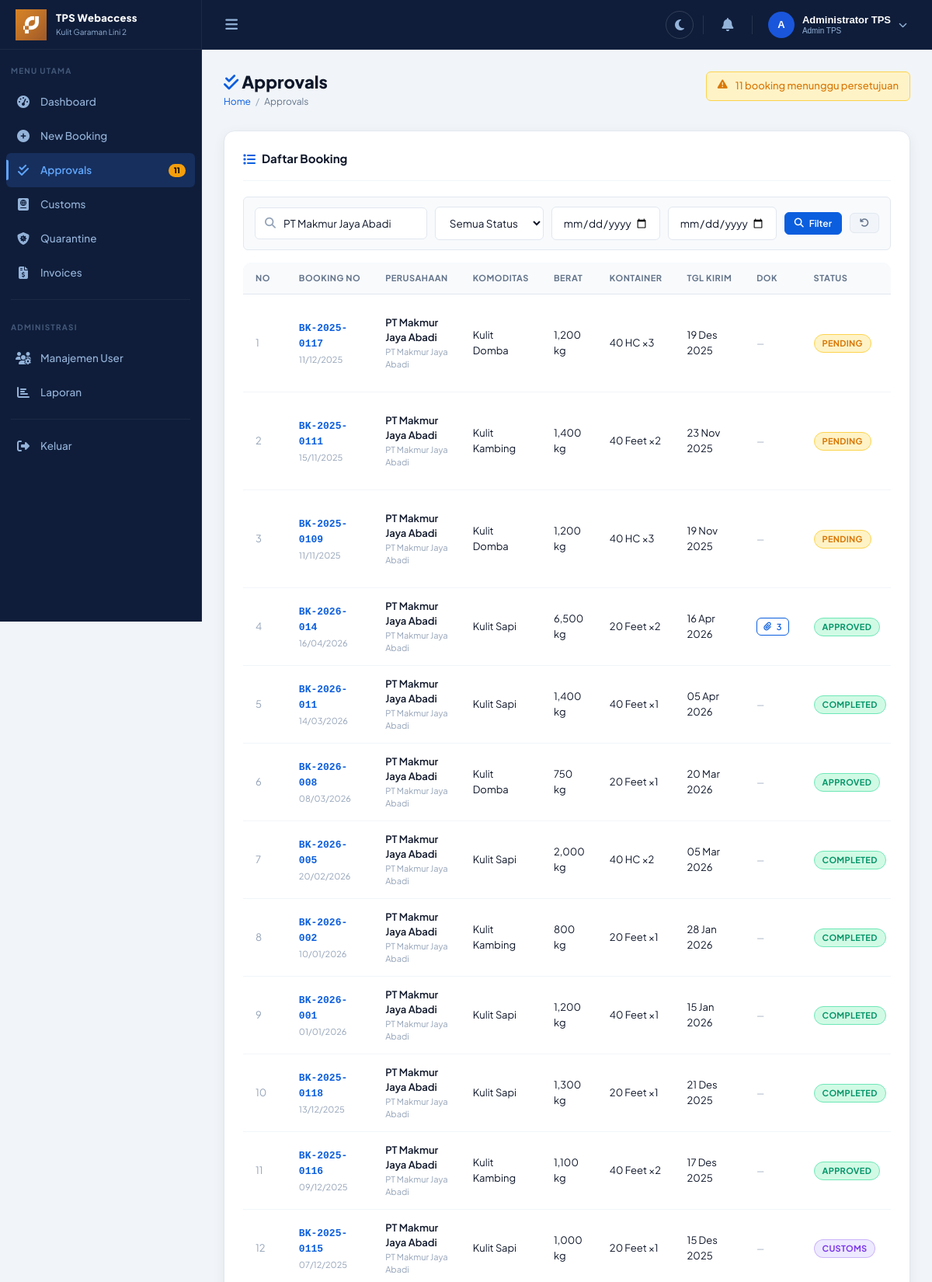
The page /pages/approvals.php?s=PT Makmur Jaya Abadi (signed in, upper part) on the database its author committed.
### tables this page shows
CREATE TABLE bookings (id INTEGER PRIMARY KEY AUTOINCREMENT, booking_no TEXT UNIQUE NOT NULL, user_id INTEGER, nama_pt TEXT NOT NULL, jenis_kulit TEXT NOT NULL, berat REAL NOT NULL, ukuran_kontainer TEXT NOT NULL, jumlah_kontainer INTEGER DEFAULT 1, tanggal_kirim DATE NOT NULL, asal_negara TEXT DEFAULT 'Indonesia', tujuan_negara TEXT, catatan TEXT, status TEXT DEFAULT 'pending', created_at DATETIME DEFAULT CURRENT_TIMESTAMP, updated_at DATETIME DEFAULT CURRENT_TIMESTAMP, FOREIGN KEY(user_id) REFERENCES users(id));

### pages/approvals.php (the view, shortened to what this page needs)
<?php
require_once '../includes/config.php';
$db=getDB(); $u=user();
$search=trim($_GET['s']??''); $fs=trim($_GET['status']??''); $df=$_GET['df']??''; $dt=$_GET['dt']??'';
$w=['1=1']; $p=[];
if($search){$w[]="(b.nama_pt LIKE ? OR b.booking_no LIKE ?)";$p[]="%$search%";$p[]="%$search%";}
$ws=implode(' AND ',$w);
$stmt=$db->prepare("SELECT b.*,u.full_name as uname,u.company,(SELECT COUNT(*) FROM booking_documents WHERE booking_id=b.id) as doc_count FROM bookings b LEFT JOIN users u ON b.user_id=u.id WHERE $ws ORDER BY CASE WHEN b.status='pending' THEN 0 ELSE 1 END,b.created_at DESC");
$stmt->execute($p); $list=$stmt->fetchAll();
include '../includes/layout.php';
?>
<div class="page-hero fade-in">
  <div class="page-hero-inner">
    <div>
      <div class="page-title"><i class="fas fa-check-double" style="color:var(--primary)"></i> Approvals</div>
      <div class="breadcrumb"><a href="dashboard.php">Home</a><span class="breadcrumb-sep">/</span><span class="breadcrumb-current">Approvals</span></div>
    </div>
    <?php $pc=countPending(); if($pc>0): ?>
    <div class="alert alert-warning" style="margin:0;padding:8px 14px"><i class="fas fa-exclamation-triangle"></i><?= $pc ?> booking menunggu persetujuan</div>
    <?php endif; ?>
  </div>
</div>
<div class="card fade-in">
  <div class="card-header">
    <div class="card-title"><i class="fas fa-list"></i> Daftar Booking </div>
  </div>
  <form method="GET" style="margin-bottom:16px">
    <div style="display:flex;gap:10px;flex-wrap:wrap;align-items:center;padding:12px 14px;background:var(--surface-2);border-radius:var(--radius-sm);border:1px solid var(--border)">
      <div class="input-icon-wrap" style="flex:1;min-width:180px"><i class="fas fa-search input-icon"></i><input type="text" name="s" class="form-control" placeholder="Cari booking, PT..." value="<?= htmlspecialchars($search) ?>" style="padding-left:36px"></div>
      <select name="status" class="form-select" style="width:140px">
        <option value="">Semua Status</option>
      </select>
      <input type="date" name="df" class="form-control" style="width:140px" value="<?= $df ?>">
      <input type="date" name="dt" class="form-control" style="width:140px" value="<?= $dt ?>">
      <button type="submit" class="btn btn-primary btn-sm"><i class="fas fa-search"></i> Filter</button>
      <a href="approvals.php" class="btn btn-secondary btn-sm"><i class="fas fa-undo"></i></a>
    </div>
  </form>
  <div class="table-wrap">
    <table class="data-table">
      <thead><tr>
        <th>No</th><th>Booking No</th><th>Perusahaan</th><th>Komoditas</th><th>Berat</th><th>Kontainer</th><th>Tgl Kirim</th><th>Dok</th><th>Status</th><th>Aksi</th>
      </tr></thead>
      <tbody>
      <?php foreach($list as $i=>$b): ?>
      <tr>
        <td style="color:var(--text-muted)"><?= $i+1 ?></td>
        <td><span style="font-weight:800;color:var(--primary);font-family:var(--font-mono);font-size:13px"><?= htmlspecialchars($b['booking_no']) ?></span><br><span style="font-size:11px;color:var(--text-muted)"><?= date('d/m/Y',strtotime($b['created_at'])) ?></span></td>
        <td><div style="font-weight:600"><?= htmlspecialchars($b['nama_pt']) ?></div><div style="font-size:11px;color:var(--text-muted)"><?= htmlspecialchars($b['uname']??'') ?></div></td>
        <td><?= htmlspecialchars($b['jenis_kulit']) ?></td>
        <td><?= number_format($b['berat']) ?> kg</td>
        <td><?= htmlspecialchars($b['ukuran_kontainer']) ?> ×<?= $b['jumlah_kontainer'] ?></td>
        <td><?= fmtDate($b['tanggal_kirim']) ?></td>
        <td>
          <?php if($b['doc_count']>0): ?>
          <button class="btn btn-xs btn-outline" onclick="viewDocs(<?= $b['id'] ?>,'<?= htmlspecialchars($b['booking_no']) ?>')"><i class="fas fa-paperclip"></i> <?= $b['doc_count'] ?></button>
          <?php else: ?><span style="font-size:11px;color:var(--text-muted)">—</span><?php endif; ?>
        </td>
        <td><?= badge($b['status']) ?></td>
      </tr>
      <?php endforeach; ?>
      </tbody>
    </table>
  </div>
</div>
<?php include '../includes/layout_footer.php'; ?>

### includes/config.php (shortened to what this page needs)
<?php
function getDB(): PDO
{
    static $db = null;
    if (!$db) {
        $db = new PDO('sqlite:' . DB_PATH);
        $db->setAttribute(PDO::ATTR_ERRMODE, PDO::ERRMODE_EXCEPTION);
        $db->setAttribute(PDO::ATTR_DEFAULT_FETCH_MODE, PDO::FETCH_ASSOC);
        $db->exec("PRAGMA journal_mode=WAL; PRAGMA foreign_keys=ON;");
    }
    return $db;
}
function countPending(): int
{
    return (int)getDB()->query("SELECT COUNT(*) FROM bookings WHERE status='pending'")->fetchColumn();
}
function badge(string $status): string
{
    $map = [
        'pending' => 'badge-pending',
        'approved' => 'badge-approved',
        'rejected' => 'badge-rejected',
        'customs' => 'badge-customs',
        'quarantine' => 'badge-quarantine',
        'completed' => 'badge-completed',
        'unpaid' => 'badge-unpaid',
        'paid' => 'badge-paid',
        'clear' => 'badge-clear',
        'hold' => 'badge-hold'
    ];
    $cls = $map[$status] ?? 'badge-pending';
    return "<span class='badge {$cls}'>" . ucfirst($status) . "</span>";
}
function fmtDate(string $d): string
{
    $m = [
        '01' => 'Jan',
        '02' => 'Feb',
        '03' => 'Mar',
        '04' => 'Apr',
        '05' => 'Mei',
        '06' => 'Jun',
        '07' => 'Jul',
        '08' => 'Agu',
        '09' => 'Sep',
        '10' => 'Okt',
        '11' => 'Nov',
        '12' => 'Des'
    ];
    $p = explode('-', $d);
    return ($p[2] ?? '') . ' ' . ($m[$p[1] ?? ''] ?? '') . ' ' . ($p[0] ?? '');
}

### rows shown on the page
bookings: booking_no "BK-2025-0117", created_at "11/12/2025", nama_pt "PT Makmur Jaya Abadi", uname "PT Makmur Jaya Abadi", jenis_kulit "Kulit Domba", berat "1,200", ukuran_kontainer "40 HC", jumlah_kontainer "3", tanggal_kirim "19 Des 2025", status "PENDING"
bookings: booking_no "BK-2025-0111", created_at "15/11/2025", nama_pt "PT Makmur Jaya Abadi", uname "PT Makmur Jaya Abadi", jenis_kulit "Kulit Kambing", berat "1,400", ukuran_kontainer "40 Feet", jumlah_kontainer "2", tanggal_kirim "23 Nov 2025", status "PENDING"
bookings: booking_no "BK-2025-0109", created_at "11/11/2025", nama_pt "PT Makmur Jaya Abadi", uname "PT Makmur Jaya Abadi", jenis_kulit "Kulit Domba", berat "1,200", ukuran_kontainer "40 HC", jumlah_kontainer "3", tanggal_kirim "19 Nov 2025", status "PENDING"
bookings: booking_no "BK-2026-014", created_at "16/04/2026", nama_pt "PT Makmur Jaya Abadi", uname "PT Makmur Jaya Abadi", jenis_kulit "Kulit Sapi", berat "6,500", ukuran_kontainer "20 Feet", jumlah_kontainer "2", tanggal_kirim "16 Apr 2026", doc_count "3", status "APPROVED"
bookings: booking_no "BK-2026-011", created_at "14/03/2026", nama_pt "PT Makmur Jaya Abadi", uname "PT Makmur Jaya Abadi", jenis_kulit "Kulit Sapi", berat "1,400", ukuran_kontainer "40 Feet", jumlah_kontainer "1", tanggal_kirim "05 Apr 2026", status "COMPLETED"
bookings: booking_no "BK-2026-008", created_at "08/03/2026", nama_pt "PT Makmur Jaya Abadi", uname "PT Makmur Jaya Abadi", jenis_kulit "Kulit Domba", berat "750", ukuran_kontainer "20 Feet", jumlah_kontainer "1", tanggal_kirim "20 Mar 2026", status "APPROVED"
bookings: booking_no "BK-2026-005", created_at "20/02/2026", nama_pt "PT Makmur Jaya Abadi", uname "PT Makmur Jaya Abadi", jenis_kulit "Kulit Sapi", berat "2,000", ukuran_kontainer "40 HC", jumlah_kontainer "2", tanggal_kirim "05 Mar 2026", status "COMPLETED"
bookings: booking_no "BK-2026-002", created_at "10/01/2026", nama_pt "PT Makmur Jaya Abadi", uname "PT Makmur Jaya Abadi", jenis_kulit "Kulit Kambing", berat "800", ukuran_kontainer "20 Feet", jumlah_kontainer "1", tanggal_kirim "28 Jan 2026", status "COMPLETED"
bookings: booking_no "BK-2026-001", created_at "01/01/2026", nama_pt "PT Makmur Jaya Abadi", uname "PT Makmur Jaya Abadi", jenis_kulit "Kulit Sapi", berat "1,200", ukuran_kontainer "40 Feet", jumlah_kontainer "1", tanggal_kirim "15 Jan 2026", status "COMPLETED"
bookings: booking_no "BK-2025-0118", created_at "13/12/2025", nama_pt "PT Makmur Jaya Abadi", uname "PT Makmur Jaya Abadi", jenis_kulit "Kulit Sapi", berat "1,300", ukuran_kontainer "20 Feet", jumlah_kontainer "1", tanggal_kirim "21 Des 2025", status "COMPLETED"
bookings: booking_no "BK-2025-0116", created_at "09/12/2025", nama_pt "PT Makmur Jaya Abadi", uname "PT Makmur Jaya Abadi", jenis_kulit "Kulit Kambing", berat "1,100", ukuran_kontainer "40 Feet", jumlah_kontainer "2", tanggal_kirim "17 Des 2025", status "APPROVED"
bookings: booking_no "BK-2025-0115", created_at "07/12/2025", nama_pt "PT Makmur Jaya Abadi", uname "PT Makmur Jaya Abadi", jenis_kulit "Kulit Sapi", berat "1,000", ukuran_kontainer "20 Feet", jumlah_kontainer "1", tanggal_kirim "15 Des 2025", status "CUSTOMS"

### other values the page prints
substr($u['full_name'], 0, 1) "A"
$u['full_name'] "Administrator TPS"
roleLabel($u['role']) "Admin TPS"
$pendingCount "11"
$pc "11"
